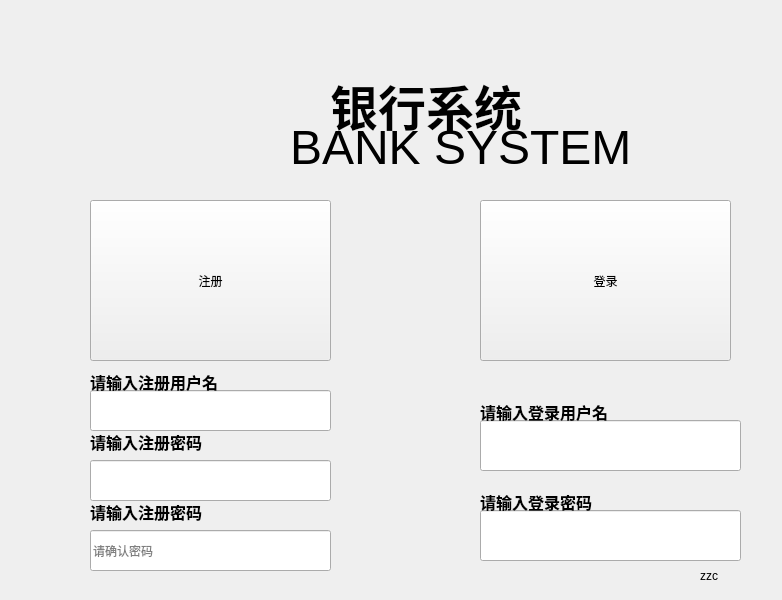
<?xml version="1.0" encoding="UTF-8"?>
<ui version="4.0">
 <class>login</class>
 <widget class="QWidget" name="login">
  <property name="geometry">
   <rect>
    <x>0</x>
    <y>0</y>
    <width>782</width>
    <height>600</height>
   </rect>
  </property>
  <property name="windowTitle">
   <string>Form</string>
  </property>
  <widget class="QPushButton" name="Sign">
   <property name="geometry">
    <rect>
     <x>90</x>
     <y>200</y>
     <width>241</width>
     <height>161</height>
    </rect>
   </property>
   <property name="text">
    <string>注册</string>
   </property>
  </widget>
  <widget class="QPushButton" name="Login">
   <property name="geometry">
    <rect>
     <x>480</x>
     <y>200</y>
     <width>251</width>
     <height>161</height>
    </rect>
   </property>
   <property name="text">
    <string>登录</string>
   </property>
  </widget>
  <widget class="QLineEdit" name="lineEdit_username">
   <property name="geometry">
    <rect>
     <x>480</x>
     <y>420</y>
     <width>261</width>
     <height>51</height>
    </rect>
   </property>
   <property name="text">
    <string/>
   </property>
  </widget>
  <widget class="QLineEdit" name="lineEdit_password">
   <property name="geometry">
    <rect>
     <x>480</x>
     <y>510</y>
     <width>261</width>
     <height>51</height>
    </rect>
   </property>
   <property name="text">
    <string/>
   </property>
   <property name="echoMode">
    <enum>QLineEdit::Password</enum>
   </property>
  </widget>
  <widget class="QLabel" name="label">
   <property name="geometry">
    <rect>
     <x>480</x>
     <y>400</y>
     <width>141</width>
     <height>21</height>
    </rect>
   </property>
   <property name="text">
    <string>&lt;html&gt;&lt;head/&gt;&lt;body&gt;&lt;p&gt;&lt;span style=&quot; font-size:12pt; font-weight:700;&quot;&gt;请输入登录用户名&lt;/span&gt;&lt;/p&gt;&lt;/body&gt;&lt;/html&gt;</string>
   </property>
  </widget>
  <widget class="QLabel" name="label_2">
   <property name="geometry">
    <rect>
     <x>480</x>
     <y>490</y>
     <width>141</width>
     <height>21</height>
    </rect>
   </property>
   <property name="text">
    <string>&lt;html&gt;&lt;head/&gt;&lt;body&gt;&lt;p&gt;&lt;span style=&quot; font-size:12pt; font-weight:700;&quot;&gt;请输入登录密码&lt;/span&gt;&lt;/p&gt;&lt;/body&gt;&lt;/html&gt;</string>
   </property>
  </widget>
  <widget class="QLabel" name="label_3">
   <property name="geometry">
    <rect>
     <x>330</x>
     <y>70</y>
     <width>231</width>
     <height>61</height>
    </rect>
   </property>
   <property name="text">
    <string>&lt;html&gt;&lt;head/&gt;&lt;body&gt;&lt;p&gt;&lt;span style=&quot; font-size:36pt; font-weight:700;&quot;&gt;银行系统&lt;/span&gt;&lt;/p&gt;&lt;/body&gt;&lt;/html&gt;</string>
   </property>
  </widget>
  <widget class="QLabel" name="label_4">
   <property name="geometry">
    <rect>
     <x>290</x>
     <y>120</y>
     <width>411</width>
     <height>51</height>
    </rect>
   </property>
   <property name="text">
    <string>&lt;html&gt;&lt;head/&gt;&lt;body&gt;&lt;p&gt;&lt;span style=&quot; font-size:36pt;&quot;&gt;BANK SYSTEM&lt;/span&gt;&lt;/p&gt;&lt;/body&gt;&lt;/html&gt;</string>
   </property>
  </widget>
  <widget class="QLineEdit" name="lineEdit_loginusername">
   <property name="geometry">
    <rect>
     <x>90</x>
     <y>390</y>
     <width>241</width>
     <height>41</height>
    </rect>
   </property>
  </widget>
  <widget class="QLineEdit" name="lineEdit_loginpassword1">
   <property name="geometry">
    <rect>
     <x>90</x>
     <y>460</y>
     <width>241</width>
     <height>41</height>
    </rect>
   </property>
   <property name="echoMode">
    <enum>QLineEdit::Password</enum>
   </property>
  </widget>
  <widget class="QLineEdit" name="lineEdit_loginpassword2">
   <property name="geometry">
    <rect>
     <x>90</x>
     <y>530</y>
     <width>241</width>
     <height>41</height>
    </rect>
   </property>
   <property name="echoMode">
    <enum>QLineEdit::Password</enum>
   </property>
   <property name="placeholderText">
    <string>请确认密码</string>
   </property>
  </widget>
  <widget class="QLabel" name="label_5">
   <property name="geometry">
    <rect>
     <x>90</x>
     <y>370</y>
     <width>141</width>
     <height>21</height>
    </rect>
   </property>
   <property name="text">
    <string>&lt;html&gt;&lt;head/&gt;&lt;body&gt;&lt;p&gt;&lt;span style=&quot; font-size:12pt; font-weight:700;&quot;&gt;请输入注册用户名&lt;/span&gt;&lt;/p&gt;&lt;/body&gt;&lt;/html&gt;</string>
   </property>
  </widget>
  <widget class="QLabel" name="label_6">
   <property name="geometry">
    <rect>
     <x>90</x>
     <y>430</y>
     <width>121</width>
     <height>21</height>
    </rect>
   </property>
   <property name="text">
    <string>&lt;html&gt;&lt;head/&gt;&lt;body&gt;&lt;p&gt;&lt;span style=&quot; font-size:12pt; font-weight:700;&quot;&gt;请输入注册密码&lt;/span&gt;&lt;/p&gt;&lt;/body&gt;&lt;/html&gt;</string>
   </property>
  </widget>
  <widget class="QLabel" name="label_7">
   <property name="geometry">
    <rect>
     <x>90</x>
     <y>500</y>
     <width>121</width>
     <height>21</height>
    </rect>
   </property>
   <property name="text">
    <string>&lt;html&gt;&lt;head/&gt;&lt;body&gt;&lt;p&gt;&lt;span style=&quot; font-size:12pt; font-weight:700;&quot;&gt;请输入注册密码&lt;/span&gt;&lt;/p&gt;&lt;/body&gt;&lt;/html&gt;</string>
   </property>
  </widget>
  <widget class="QLabel" name="label_8">
   <property name="geometry">
    <rect>
     <x>700</x>
     <y>570</y>
     <width>40</width>
     <height>12</height>
    </rect>
   </property>
   <property name="text">
    <string>zzc</string>
   </property>
  </widget>
 </widget>
 <resources/>
 <connections/>
</ui>
